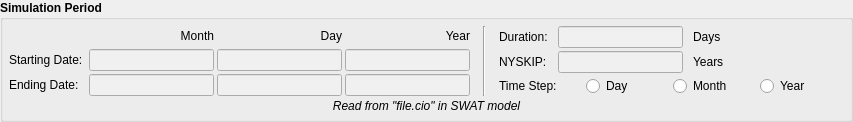
            <widget class="QGroupBox" name="groupBox_4">
             <property name="font">
              <font>
               <weight>75</weight>
               <bold>true</bold>
              </font>
             </property>
             <property name="title">
              <string>Simulation Period</string>
             </property>
             <layout class="QVBoxLayout" name="verticalLayout_38">
              <property name="spacing">
               <number>3</number>
              </property>
              <property name="leftMargin">
               <number>6</number>
              </property>
              <property name="topMargin">
               <number>6</number>
              </property>
              <property name="rightMargin">
               <number>6</number>
              </property>
              <property name="bottomMargin">
               <number>6</number>
              </property>
              <item>
               <layout class="QHBoxLayout" name="horizontalLayout_26">
                <property name="rightMargin">
                 <number>0</number>
                </property>
                <item>
                 <layout class="QGridLayout" name="gridLayout_2">
                  <property name="topMargin">
                   <number>0</number>
                  </property>
                  <property name="rightMargin">
                   <number>10</number>
                  </property>
                  <property name="verticalSpacing">
                   <number>3</number>
                  </property>
                  <item row="2" column="3">
                   <widget class="QLineEdit" name="lineEdit_end_y">
                    <property name="palette">
                     <palette>
                      <active>
                       <colorrole role="Base">
                        <brush brushstyle="SolidPattern">
                         <color alpha="255">
                          <red>240</red>
                          <green>240</green>
                          <blue>240</blue>
                         </color>
                        </brush>
                       </colorrole>
                      </active>
                      <inactive>
                       <colorrole role="Base">
                        <brush brushstyle="SolidPattern">
                         <color alpha="255">
                          <red>240</red>
                          <green>240</green>
                          <blue>240</blue>
                         </color>
                        </brush>
                       </colorrole>
                      </inactive>
                      <disabled>
                       <colorrole role="Base">
                        <brush brushstyle="SolidPattern">
                         <color alpha="255">
                          <red>240</red>
                          <green>240</green>
                          <blue>240</blue>
                         </color>
                        </brush>
                       </colorrole>
                      </disabled>
                     </palette>
                    </property>
                    <property name="alignment">
                     <set>Qt::AlignRight|Qt::AlignTrailing|Qt::AlignVCenter</set>
                    </property>
                    <property name="readOnly">
                     <bool>true</bool>
                    </property>
                   </widget>
                  </item>
                  <item row="1" column="1">
                   <widget class="QLineEdit" name="lineEdit_start_m">
                    <property name="palette">
                     <palette>
                      <active>
                       <colorrole role="Base">
                        <brush brushstyle="SolidPattern">
                         <color alpha="255">
                          <red>240</red>
                          <green>240</green>
                          <blue>240</blue>
                         </color>
                        </brush>
                       </colorrole>
                      </active>
                      <inactive>
                       <colorrole role="Base">
                        <brush brushstyle="SolidPattern">
                         <color alpha="255">
                          <red>240</red>
                          <green>240</green>
                          <blue>240</blue>
                         </color>
                        </brush>
                       </colorrole>
                      </inactive>
                      <disabled>
                       <colorrole role="Base">
                        <brush brushstyle="SolidPattern">
                         <color alpha="255">
                          <red>240</red>
                          <green>240</green>
                          <blue>240</blue>
                         </color>
                        </brush>
                       </colorrole>
                      </disabled>
                     </palette>
                    </property>
                    <property name="alignment">
                     <set>Qt::AlignRight|Qt::AlignTrailing|Qt::AlignVCenter</set>
                    </property>
                    <property name="readOnly">
                     <bool>true</bool>
                    </property>
                   </widget>
                  </item>
                  <item row="2" column="0">
                   <widget class="QLabel" name="label_33">
                    <property name="font">
                     <font>
                      <weight>50</weight>
                      <bold>false</bold>
                     </font>
                    </property>
                    <property name="text">
                     <string>Ending Date: </string>
                    </property>
                   </widget>
                  </item>
                  <item row="1" column="3">
                   <widget class="QLineEdit" name="lineEdit_start_y">
                    <property name="palette">
                     <palette>
                      <active>
                       <colorrole role="Base">
                        <brush brushstyle="SolidPattern">
                         <color alpha="255">
                          <red>240</red>
                          <green>240</green>
                          <blue>240</blue>
                         </color>
                        </brush>
                       </colorrole>
                      </active>
                      <inactive>
                       <colorrole role="Base">
                        <brush brushstyle="SolidPattern">
                         <color alpha="255">
                          <red>240</red>
                          <green>240</green>
                          <blue>240</blue>
                         </color>
                        </brush>
                       </colorrole>
                      </inactive>
                      <disabled>
                       <colorrole role="Base">
                        <brush brushstyle="SolidPattern">
                         <color alpha="255">
                          <red>240</red>
                          <green>240</green>
                          <blue>240</blue>
                         </color>
                        </brush>
                       </colorrole>
                      </disabled>
                     </palette>
                    </property>
                    <property name="alignment">
                     <set>Qt::AlignRight|Qt::AlignTrailing|Qt::AlignVCenter</set>
                    </property>
                    <property name="readOnly">
                     <bool>true</bool>
                    </property>
                   </widget>
                  </item>
                  <item row="1" column="0">
                   <widget class="QLabel" name="label_21">
                    <property name="font">
                     <font>
                      <weight>50</weight>
                      <bold>false</bold>
                     </font>
                    </property>
                    <property name="text">
                     <string>Starting Date: </string>
                    </property>
                   </widget>
                  </item>
                  <item row="1" column="2">
                   <widget class="QLineEdit" name="lineEdit_start_d">
                    <property name="palette">
                     <palette>
                      <active>
                       <colorrole role="Base">
                        <brush brushstyle="SolidPattern">
                         <color alpha="255">
                          <red>240</red>
                          <green>240</green>
                          <blue>240</blue>
                         </color>
                        </brush>
                       </colorrole>
                      </active>
                      <inactive>
                       <colorrole role="Base">
                        <brush brushstyle="SolidPattern">
                         <color alpha="255">
                          <red>240</red>
                          <green>240</green>
                          <blue>240</blue>
                         </color>
                        </brush>
                       </colorrole>
                      </inactive>
                      <disabled>
                       <colorrole role="Base">
                        <brush brushstyle="SolidPattern">
                         <color alpha="255">
                          <red>240</red>
                          <green>240</green>
                          <blue>240</blue>
                         </color>
                        </brush>
                       </colorrole>
                      </disabled>
                     </palette>
                    </property>
                    <property name="alignment">
                     <set>Qt::AlignRight|Qt::AlignTrailing|Qt::AlignVCenter</set>
                    </property>
                    <property name="readOnly">
                     <bool>true</bool>
                    </property>
                   </widget>
                  </item>
                  <item row="2" column="2">
                   <widget class="QLineEdit" name="lineEdit_end_d">
                    <property name="palette">
                     <palette>
                      <active>
                       <colorrole role="Base">
                        <brush brushstyle="SolidPattern">
                         <color alpha="255">
                          <red>240</red>
                          <green>240</green>
                          <blue>240</blue>
                         </color>
                        </brush>
                       </colorrole>
                      </active>
                      <inactive>
                       <colorrole role="Base">
                        <brush brushstyle="SolidPattern">
                         <color alpha="255">
                          <red>240</red>
                          <green>240</green>
                          <blue>240</blue>
                         </color>
                        </brush>
                       </colorrole>
                      </inactive>
                      <disabled>
                       <colorrole role="Base">
                        <brush brushstyle="SolidPattern">
                         <color alpha="255">
                          <red>240</red>
                          <green>240</green>
                          <blue>240</blue>
                         </color>
                        </brush>
                       </colorrole>
                      </disabled>
                     </palette>
                    </property>
                    <property name="alignment">
                     <set>Qt::AlignRight|Qt::AlignTrailing|Qt::AlignVCenter</set>
                    </property>
                    <property name="readOnly">
                     <bool>true</bool>
                    </property>
                   </widget>
                  </item>
                  <item row="2" column="1">
                   <widget class="QLineEdit" name="lineEdit_end_m">
                    <property name="palette">
                     <palette>
                      <active>
                       <colorrole role="Base">
                        <brush brushstyle="SolidPattern">
                         <color alpha="255">
                          <red>240</red>
                          <green>240</green>
                          <blue>240</blue>
                         </color>
                        </brush>
                       </colorrole>
                      </active>
                      <inactive>
                       <colorrole role="Base">
                        <brush brushstyle="SolidPattern">
                         <color alpha="255">
                          <red>240</red>
                          <green>240</green>
                          <blue>240</blue>
                         </color>
                        </brush>
                       </colorrole>
                      </inactive>
                      <disabled>
                       <colorrole role="Base">
                        <brush brushstyle="SolidPattern">
                         <color alpha="255">
                          <red>240</red>
                          <green>240</green>
                          <blue>240</blue>
                         </color>
                        </brush>
                       </colorrole>
                      </disabled>
                     </palette>
                    </property>
                    <property name="alignment">
                     <set>Qt::AlignRight|Qt::AlignTrailing|Qt::AlignVCenter</set>
                    </property>
                    <property name="readOnly">
                     <bool>true</bool>
                    </property>
                   </widget>
                  </item>
                  <item row="0" column="1">
                   <widget class="QLabel" name="label_35">
                    <property name="font">
                     <font>
                      <weight>50</weight>
                      <bold>false</bold>
                     </font>
                    </property>
                    <property name="text">
                     <string>&lt;html&gt;&lt;head/&gt;&lt;body&gt;&lt;p align=&quot;right&quot;&gt;Month&lt;/p&gt;&lt;/body&gt;&lt;/html&gt;</string>
                    </property>
                   </widget>
                  </item>
                  <item row="0" column="3">
                   <widget class="QLabel" name="label_34">
                    <property name="font">
                     <font>
                      <weight>50</weight>
                      <bold>false</bold>
                     </font>
                    </property>
                    <property name="text">
                     <string>&lt;html&gt;&lt;head/&gt;&lt;body&gt;&lt;p align=&quot;right&quot;&gt;Year&lt;/p&gt;&lt;/body&gt;&lt;/html&gt;</string>
                    </property>
                   </widget>
                  </item>
                  <item row="0" column="2">
                   <widget class="QLabel" name="label_36">
                    <property name="font">
                     <font>
                      <weight>50</weight>
                      <bold>false</bold>
                     </font>
                    </property>
                    <property name="text">
                     <string>&lt;html&gt;&lt;head/&gt;&lt;body&gt;&lt;p align=&quot;right&quot;&gt;Day&lt;/p&gt;&lt;/body&gt;&lt;/html&gt;</string>
                    </property>
                   </widget>
                  </item>
                 </layout>
                </item>
                <item>
                 <widget class="Line" name="line_10">
                  <property name="orientation">
                   <enum>Qt::Vertical</enum>
                  </property>
                 </widget>
                </item>
                <item>
                 <layout class="QVBoxLayout" name="verticalLayout_24">
                  <property name="spacing">
                   <number>3</number>
                  </property>
                  <property name="leftMargin">
                   <number>10</number>
                  </property>
                  <property name="topMargin">
                   <number>0</number>
                  </property>
                  <property name="rightMargin">
                   <number>0</number>
                  </property>
                  <property name="bottomMargin">
                   <number>0</number>
                  </property>
                  <item>
                   <layout class="QHBoxLayout" name="horizontalLayout_29">
                    <property name="topMargin">
                     <number>0</number>
                    </property>
                    <item>
                     <layout class="QGridLayout" name="gridLayout_4">
                      <property name="horizontalSpacing">
                       <number>10</number>
                      </property>
                      <property name="verticalSpacing">
                       <number>3</number>
                      </property>
                      <item row="1" column="2">
                       <widget class="QLabel" name="label_41">
                        <property name="font">
                         <font>
                          <weight>50</weight>
                          <bold>false</bold>
                         </font>
                        </property>
                        <property name="text">
                         <string>Years</string>
                        </property>
                        <property name="alignment">
                         <set>Qt::AlignLeading|Qt::AlignLeft|Qt::AlignVCenter</set>
                        </property>
                       </widget>
                      </item>
                      <item row="0" column="1">
                       <widget class="QLineEdit" name="lineEdit_duration">
                        <property name="minimumSize">
                         <size>
                          <width>0</width>
                          <height>0</height>
                         </size>
                        </property>
                        <property name="maximumSize">
                         <size>
                          <width>16777215</width>
                          <height>16777215</height>
                         </size>
                        </property>
                        <property name="palette">
                         <palette>
                          <active>
                           <colorrole role="Base">
                            <brush brushstyle="SolidPattern">
                             <color alpha="255">
                              <red>240</red>
                              <green>240</green>
                              <blue>240</blue>
                             </color>
                            </brush>
                           </colorrole>
                          </active>
                          <inactive>
                           <colorrole role="Base">
                            <brush brushstyle="SolidPattern">
                             <color alpha="255">
                              <red>240</red>
                              <green>240</green>
                              <blue>240</blue>
                             </color>
                            </brush>
                           </colorrole>
                          </inactive>
                          <disabled>
                           <colorrole role="Base">
                            <brush brushstyle="SolidPattern">
                             <color alpha="255">
                              <red>240</red>
                              <green>240</green>
                              <blue>240</blue>
                             </color>
                            </brush>
                           </colorrole>
                          </disabled>
                         </palette>
                        </property>
                        <property name="alignment">
                         <set>Qt::AlignRight|Qt::AlignTrailing|Qt::AlignVCenter</set>
                        </property>
                        <property name="readOnly">
                         <bool>true</bool>
                        </property>
                       </widget>
                      </item>
                      <item row="0" column="0">
                       <widget class="QLabel" name="label_39">
                        <property name="font">
                         <font>
                          <weight>50</weight>
                          <bold>false</bold>
                         </font>
                        </property>
                        <property name="text">
                         <string>Duration:</string>
                        </property>
                        <property name="alignment">
                         <set>Qt::AlignLeading|Qt::AlignLeft|Qt::AlignVCenter</set>
                        </property>
                       </widget>
                      </item>
                      <item row="1" column="1">
                       <widget class="QLineEdit" name="lineEdit_nyskip">
                        <property name="minimumSize">
                         <size>
                          <width>0</width>
                          <height>0</height>
                         </size>
                        </property>
                        <property name="palette">
                         <palette>
                          <active>
                           <colorrole role="Base">
                            <brush brushstyle="SolidPattern">
                             <color alpha="255">
                              <red>240</red>
                              <green>240</green>
                              <blue>240</blue>
                             </color>
                            </brush>
                           </colorrole>
                          </active>
                          <inactive>
                           <colorrole role="Base">
                            <brush brushstyle="SolidPattern">
                             <color alpha="255">
                              <red>240</red>
                              <green>240</green>
                              <blue>240</blue>
                             </color>
                            </brush>
                           </colorrole>
                          </inactive>
                          <disabled>
                           <colorrole role="Base">
                            <brush brushstyle="SolidPattern">
                             <color alpha="255">
                              <red>240</red>
                              <green>240</green>
                              <blue>240</blue>
                             </color>
                            </brush>
                           </colorrole>
                          </disabled>
                         </palette>
                        </property>
                        <property name="alignment">
                         <set>Qt::AlignRight|Qt::AlignTrailing|Qt::AlignVCenter</set>
                        </property>
                        <property name="readOnly">
                         <bool>true</bool>
                        </property>
                       </widget>
                      </item>
                      <item row="0" column="2">
                       <widget class="QLabel" name="label_40">
                        <property name="font">
                         <font>
                          <weight>50</weight>
                          <bold>false</bold>
                         </font>
                        </property>
                        <property name="text">
                         <string>Days</string>
                        </property>
                        <property name="alignment">
                         <set>Qt::AlignLeading|Qt::AlignLeft|Qt::AlignVCenter</set>
                        </property>
                       </widget>
                      </item>
                      <item row="1" column="0">
                       <widget class="QLabel" name="label_38">
                        <property name="font">
                         <font>
                          <weight>50</weight>
                          <bold>false</bold>
                         </font>
                        </property>
                        <property name="text">
                         <string>NYSKIP:</string>
                        </property>
                        <property name="alignment">
                         <set>Qt::AlignLeading|Qt::AlignLeft|Qt::AlignVCenter</set>
                        </property>
                       </widget>
                      </item>
                     </layout>
                    </item>
                    <item>
                     <spacer name="horizontalSpacer_15">
                      <property name="orientation">
                       <enum>Qt::Horizontal</enum>
                      </property>
                      <property name="sizeHint" stdset="0">
                       <size>
                        <width>120</width>
                        <height>20</height>
                       </size>
                      </property>
                     </spacer>
                    </item>
                   </layout>
                  </item>
                  <item>
                   <layout class="QHBoxLayout" name="horizontalLayout_27">
                    <property name="spacing">
                     <number>3</number>
                    </property>
                    <property name="topMargin">
                     <number>0</number>
                    </property>
                    <item>
                     <widget class="QLabel" name="label_49">
                      <property name="font">
                       <font>
                        <weight>50</weight>
                        <bold>false</bold>
                       </font>
                      </property>
                      <property name="text">
                       <string>Time Step:</string>
                      </property>
                     </widget>
                    </item>
                    <item>
                     <widget class="QRadioButton" name="radioButton_day">
                      <property name="font">
                       <font>
                        <weight>50</weight>
                        <bold>false</bold>
                       </font>
                      </property>
                      <property name="text">
                       <string>Day</string>
                      </property>
                      <property name="iconSize">
                       <size>
                        <width>5</width>
                        <height>5</height>
                       </size>
                      </property>
                      <property name="checkable">
                       <bool>true</bool>
                      </property>
                     </widget>
                    </item>
                    <item>
                     <widget class="QRadioButton" name="radioButton_month">
                      <property name="font">
                       <font>
                        <weight>50</weight>
                        <bold>false</bold>
                       </font>
                      </property>
                      <property name="text">
                       <string>Month</string>
                      </property>
                      <property name="iconSize">
                       <size>
                        <width>10</width>
                        <height>10</height>
                       </size>
                      </property>
                      <property name="checkable">
                       <bool>true</bool>
                      </property>
                     </widget>
                    </item>
                    <item>
                     <widget class="QRadioButton" name="radioButton_year">
                      <property name="font">
                       <font>
                        <weight>50</weight>
                        <bold>false</bold>
                       </font>
                      </property>
                      <property name="text">
                       <string>Year</string>
                      </property>
                      <property name="iconSize">
                       <size>
                        <width>10</width>
                        <height>10</height>
                       </size>
                      </property>
                      <property name="checkable">
                       <bool>true</bool>
                      </property>
                     </widget>
                    </item>
                   </layout>
                  </item>
                 </layout>
                </item>
               </layout>
              </item>
              <item>
               <layout class="QVBoxLayout" name="verticalLayout_21">
                <property name="leftMargin">
                 <number>0</number>
                </property>
                <item>
                 <widget class="QLabel" name="label_37">
                  <property name="sizePolicy">
                   <sizepolicy hsizetype="Preferred" vsizetype="Minimum">
                    <horstretch>0</horstretch>
                    <verstretch>0</verstretch>
                   </sizepolicy>
                  </property>
                  <property name="font">
                   <font>
                    <weight>50</weight>
                    <italic>true</italic>
                    <bold>false</bold>
                   </font>
                  </property>
                  <property name="text">
                   <string>Read from &quot;file.cio&quot; in SWAT model</string>
                  </property>
                  <property name="alignment">
                   <set>Qt::AlignCenter</set>
                  </property>
                 </widget>
                </item>
               </layout>
              </item>
             </layout>
            </widget>
